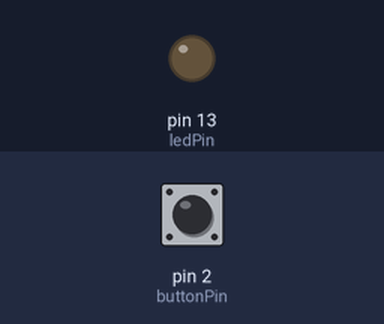
A sketch run on a simulated Arduino Uno, built with avr-gcc and run on an emulated ATmega328P. Shown: output pins drawn as LEDs (lit = HIGH). The test bench sets the inputs (shaded band); at power-on: pin 2 (buttonPin) HIGH. What the sketch prints to the serial monitor is not drawn.

Above: at 1.2 s.
1.3 s: pin 2 (buttonPin) pulled LOW for 0.15 s
At 3.2 s:
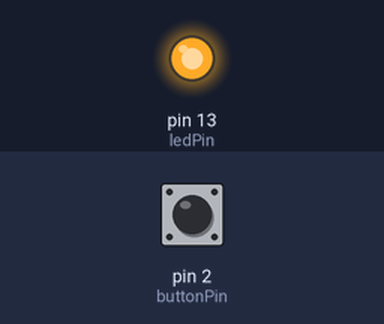
Timing chart, 0 to 10.4 s (numbered marks = the images above; inputs shaded):
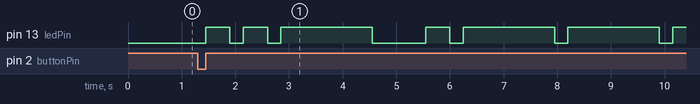

The sketch:

Task1.1P.ino
```cpp
#include <Arduino.h>

int ledPin = 13;
int buttonPin = 2;
char* UPNIT_morse = "..- .--. -. .. -";

int CurrentMorseIndex = 0;

// time
int dot_time = 450;
int dash_time = 1700;
int pause_between = 250;
int letter_pause = 750;

bool isMorseRunning = false;
bool isMorseFinished = true;

void setup() {
  pinMode(ledPin, OUTPUT);
  pinMode(buttonPin, INPUT_PULLUP);
  digitalWrite(ledPin, LOW);


  Serial.begin(9600);
  while (!Serial) {
    ;
  }
}

void loop() {

  if (digitalRead(buttonPin) == LOW && isMorseFinished) {
    delay(50);  // Debounce
    if (digitalRead(buttonPin) == LOW) {
      isMorseRunning = true;
      isMorseFinished = false;
      CurrentMorseIndex = 0;
      Serial.println("Starting Morse code for UPNIT...");
      while (digitalRead(buttonPin) == LOW) {}
    }
  }

  if (isMorseRunning) {
    do_morse_blink();
  } else {
    digitalWrite(ledPin, LOW);
  }
}

void do_morse_blink() {
  char c = UPNIT_morse[CurrentMorseIndex];

  if (c == '.') {
    digitalWrite(ledPin, HIGH);
    Serial.print(".");
    delay(dot_time);
    digitalWrite(ledPin, LOW);
    delay(pause_between);
  } else if (c == '-') {
    digitalWrite(ledPin, HIGH);
    Serial.print("-");
    delay(dash_time);
    digitalWrite(ledPin, LOW);
    delay(pause_between);
  } else if (c == ' ') {
    Serial.print(" ");
    delay(letter_pause);
  } else if (c == '\0') {
    Serial.println();
    Serial.println("Morse code for UPNIT completed.");
    isMorseRunning = false;
    isMorseFinished = true;
    return;
  }

  CurrentMorseIndex++;
}
```

Measured:
- after the input at 1.3 s, pin 13 (ledPin): LOW → HIGH after 0.15 s, → LOW 0.45 s later, → HIGH 0.25 s later, → LOW 0.45 s later, … (13 changes in this stretch)
